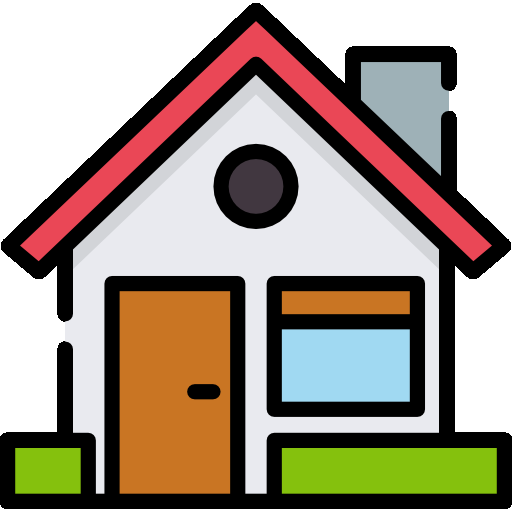
#> input picture logica/img/casa.png, 512 x 512 px
$ python editor_grafo_multi.py
#> lines starting #> are read from the running program, lines starting #| are printed output that depends on the picture
import cv2
import numpy as np
from shapely.geometry import Polygon, LineString, Point
import json
import os


# === CONFIGURACIÓN DE IMÁGENES ===
# Asegúrate de que 'casa.png' esté en el mismo directorio que tu script.

BASE_PATH = os.path.dirname(__file__)
imagenes_config = [
    {"nombre": BASE_PATH + "/img/casa.png"},
    # {"nombre": BASE_PATH +"/img/edificio.png"},
    # {"nombre": BASE_PATH +"/img/arbol.png"},
    # {"nombre": BASE_PATH +"/img/roca.png"},
    # {"nombre": BASE_PATH +"/img/coche.png"}
]

canvas = np.ones((800, 1200, 3), dtype=np.uint8) * 255 # Crea un lienzo blanco
nodos = [] # Lista para almacenar los nodos del grafo
aristas = [] # Lista para almacenar las aristas del grafo
obstaculos_shapely = [] # Lista para almacenar los objetos Shapely Polygon de los obstáculos inflados
imagenes_cargadas = [] # Guarda las imágenes redimensionadas y sus offsets

robot_radio = 50  # Radio de inflación para el robot, determina el "margen" alrededor de los obstáculos
max_width = 200   # Ancho máximo para escalar las imágenes cargadas

# Variables para los nodos de inicio y meta
start_node = None
end_node = None
node_labels = {} # Para mapear coordenadas de nodo a etiquetas (ej. "N0", "N1")

# === CARGAR IMÁGENES AL CANVAS (ESCALADAS Y CENTRADAS) ===
# Itera sobre la configuración de imágenes para cargarlas y superponerlas en el canvas.
for config in imagenes_config:
    img = cv2.imread(config["nombre"], cv2.IMREAD_UNCHANGED)
#> img is the input picture: shape (512, 512, 4); mean B, G, R, A 138.8, 152.4, 164.2, 183.5
    if img is None:
        print(f"❌ No se pudo cargar {config['nombre']}. Asegúrate de que el archivo exista.")
        continue

    h, w = img.shape[:2] # Obtiene alto y ancho de la imagen
#> h = 512; w = 512

    # Escalar imagen si es muy grande para ajustarse al canvas
    scale_factor = max_width / w if w > max_width else 1.0
#> scale_factor = 0.391
    new_size = (int(w * scale_factor), int(h * scale_factor))
#> new_size = (200, 200)
    img_resized = cv2.resize(img, new_size, interpolation=cv2.INTER_AREA)
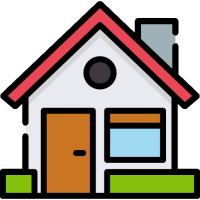
#> img_resized: shape (200, 200, 4); mean B, G, R, A 138.8, 152.4, 164.2, 183.5

    # Calcular offset para centrar la imagen en el canvas
    x_off = (canvas.shape[1] - new_size[0]) // 2
#> x_off = 500
    y_off = (canvas.shape[0] - new_size[1]) // 2
#> y_off = 300

    # Superponer la imagen en el canvas, manejando el canal alfa para transparencia
    if img_resized.shape[2] == 4: # Si la imagen tiene un canal alfa (transparencia)
        alpha_s = img_resized[:, :, 3] / 255.0 # Extrae el canal alfa y normaliza a 0-1
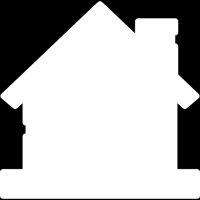
#> alpha_s: shape (200, 200) float64; min 0, max 1, mean 0.72
        alpha_l = 1.0 - alpha_s # Calcula el complemento del alfa
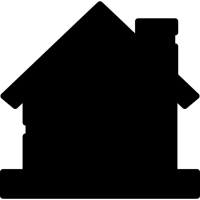
#> alpha_l: shape (200, 200) float64; min 0, max 1, mean 0.28

        for c in range(0, 3): # Itera sobre los canales de color (BGR)
            # Mezcla los píxeles de la imagen con los del canvas usando el canal alfa
            canvas[y_off:y_off + img_resized.shape[0], x_off:x_off + img_resized.shape[1], c] = (
                alpha_s * img_resized[:, :, c] + alpha_l * canvas[y_off:y_off + img_resized.shape[0], x_off:x_off + img_resized.shape[1], c]
            )
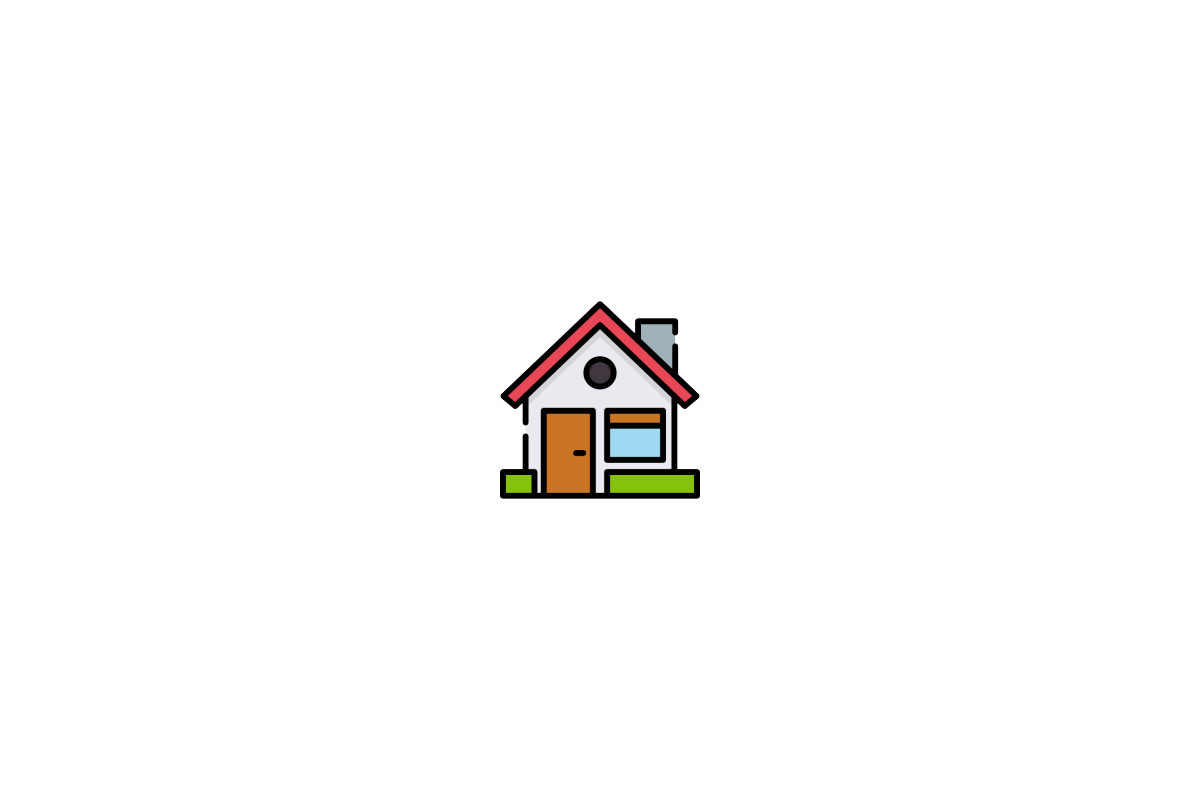
#> canvas: shape (800, 1200, 3); mean B, G, R 250.2, 250.8, 251.3
    else: # Si la imagen no tiene canal alfa (es opaca)
        canvas[y_off:y_off + img_resized.shape[0], x_off:x_off + img_resized.shape[1]] = img_resized

    imagenes_cargadas.append((img_resized, (x_off, y_off)))

print(imagenes_cargadas)
#> (printed output is left out)

# === FUNCIONES ===
# [167 lines left out: functions extraer_vertices_desde_imagen, inflar_poligono, es_visible, generar_nodos_y_aristas_optimizadas, mouse_event_handler, not called in this run]


# === VENTANA INTERACTIVA ===
cv2.namedWindow("Editor Global") # Crea una ventana para mostrar el canvas
cv2.setMouseCallback("Editor Global", mouse_event_handler) # Registra el manejador de eventos del ratón

print("\n--- Controles ---")
print("⚙️ Presiona 'a' para generar nodos y aristas automáticamente desde la imagen")
print("🖱️ Haz clic izquierdo para seleccionar los nodos de inicio y meta (alternativamente)")
print("💾 Presiona 's' para guardar el grafo en 'grafo_global.json'")
print("🧹 Presiona 'c' para limpiar todos los nodos y aristas del grafo")
print("❌ Presiona 'q' para salir de la aplicación sin guardar")
print("-----------------\n")

while True:
    vis = canvas.copy() # Crea una copia del canvas para dibujar (evita dibujar sobre el original cada vez)

    # Dibujar aristas en el canvas
    for (p1, p2) in aristas:
        cv2.line(vis, p1, p2, (255, 0, 0), 2) # Color azul para las aristas, grosor 2

    # Dibujar nodos
    for (x, y) in nodos:
        cv2.circle(vis, (x, y), 6, (0, 200, 0), -1) # Color verde para los nodos, radio 6, relleno

    # Dibujar los nodos de inicio y meta con colores diferentes
    if start_node:
        cv2.circle(vis, start_node, 10, (0, 0, 255), -1) # Rojo para el nodo de inicio
        # Opcional: Dibujar la etiqueta del nodo de inicio
        cv2.putText(vis, node_labels.get(start_node, ''), (start_node[0] + 15, start_node[1] - 10),
                    cv2.FONT_HERSHEY_SIMPLEX, 0.6, (0, 0, 255), 2)
    if end_node:
        cv2.circle(vis, end_node, 10, (255, 0, 255), -1) # Morado para el nodo de meta
        # Opcional: Dibujar la etiqueta del nodo de meta
        cv2.putText(vis, node_labels.get(end_node, ''), (end_node[0] + 15, end_node[1] - 10),
                    cv2.FONT_HERSHEY_SIMPLEX, 0.6, (255, 0, 255), 2)

    # Dibujar los contornos de los obstáculos inflados (para visualización de las áreas prohibidas)
    for obst_poly in obstaculos_shapely:
        if obst_poly.geom_type == 'Polygon':
            # Dibuja el contorno exterior del polígono inflado
            exterior_coords = list(obst_poly.exterior.coords)
            if len(exterior_coords) > 1:
                pts = np.array(exterior_coords, np.int32).reshape((-1, 1, 2))
                cv2.polylines(vis, [pts], isClosed=True, color=(0, 0, 0), thickness=2) # Contorno negro
            # Dibuja los anillos interiores (agujeros) si existen
            for interior_ring in obst_poly.interiors:
                interior_coords = list(interior_ring.coords)
                if len(interior_coords) > 1:
                    pts_interior = np.array(interior_coords, np.int32).reshape((-1, 1, 2))
                    cv2.polylines(vis, [pts_interior], isClosed=True, color=(0, 0, 0), thickness=1)
        elif obst_poly.geom_type == 'MultiPolygon': # Maneja si la inflación resulta en múltiples polígonos
            for poly in obst_poly.geoms:
                exterior_coords = list(poly.exterior.coords)
                if len(exterior_coords) > 1:
                    pts = np.array(exterior_coords, np.int32).reshape((-1, 1, 2))
                    cv2.polylines(vis, [pts], isClosed=True, color=(0, 0, 0), thickness=2)
                for interior_ring in poly.interiors:
                    interior_coords = list(interior_ring.coords)
                    if len(interior_coords) > 1:
                        pts_interior = np.array(interior_coords, np.int32).reshape((-1, 1, 2))
                        cv2.polylines(vis, [pts_interior], isClosed=True, color=(0, 0, 0), thickness=1)


    cv2.imshow("Editor Global", vis) # Muestra la imagen actualizada en la ventana
    key = cv2.waitKey(1) & 0xFF # Espera una tecla (1 ms)
#> (key q is pressed here)

    # Manejo de eventos de teclado
    if key == ord("a"):
        generar_nodos_y_aristas_optimizadas() # Llama a la función para generar el grafo

    elif key == ord("s"):
        # Convertir la lista de nodos a un diccionario para la lista de adyacencia
        grafo_final = {}
        for node_coord in nodos:
            label = node_labels.get(node_coord, str(node_coord))
            grafo_final[label] = []

        for p1, p2 in aristas:
            label1 = node_labels.get(p1, str(p1))
            label2 = node_labels.get(p2, str(p2))
            grafo_final[label1].append(label2)
            grafo_final[label2].append(label1) # Asume un grafo no dirigido

        salida = {
            "grafo": grafo_final,
            "inicio": node_labels.get(start_node, None) if start_node else None,
            "meta": node_labels.get(end_node, None) if end_node else None
        }

        BASE_PATH = os.path.dirname(__file__)
        with open(BASE_PATH + "grafo_global.json", "w") as f:
            json.dump(salida, f, indent=4) # Guarda el grafo en un archivo JSON
        print("✅ Grafo global guardado en grafo_global.json")
        break # Sale del bucle y cierra la aplicación

    elif key == ord("c"):
        nodos.clear()
        aristas.clear()
        obstaculos_shapely.clear() # Asegúrate de limpiar también los objetos Shapely
        start_node = None # Limpia el nodo de inicio
        end_node = None # Limpia el nodo de meta
        node_labels.clear() # Limpia las etiquetas de los nodos
        print("🧹 Todo el grafo fue borrado.")

    elif key == ord("q"):
        print("❌ Saliste sin guardar.")
        break # Sale del bucle sin guardar

cv2.destroyAllWindows() # Cierra todas las ventanas de OpenCV al salir

$ run again, with logica/img/edificio.png copied over logica/img/casa.png
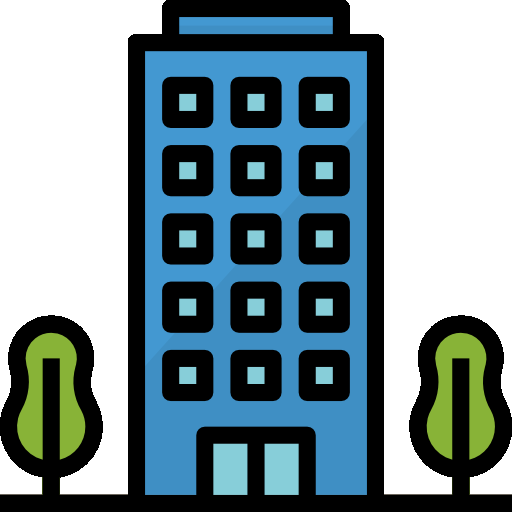
#> input picture logica/img/edificio.png, 512 x 512 px
#> img is the input picture: shape (512, 512, 4); mean B, G, R, A 149.6, 142.4, 121.6, 155.2
#> `alpha_s = img_resized[:, :, 3] / 255.0`:
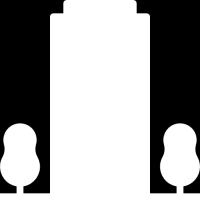
#> alpha_s: shape (200, 200) float64; min 0, max 1, mean 0.609
#> after the loop `for c in range(0, 3):`:
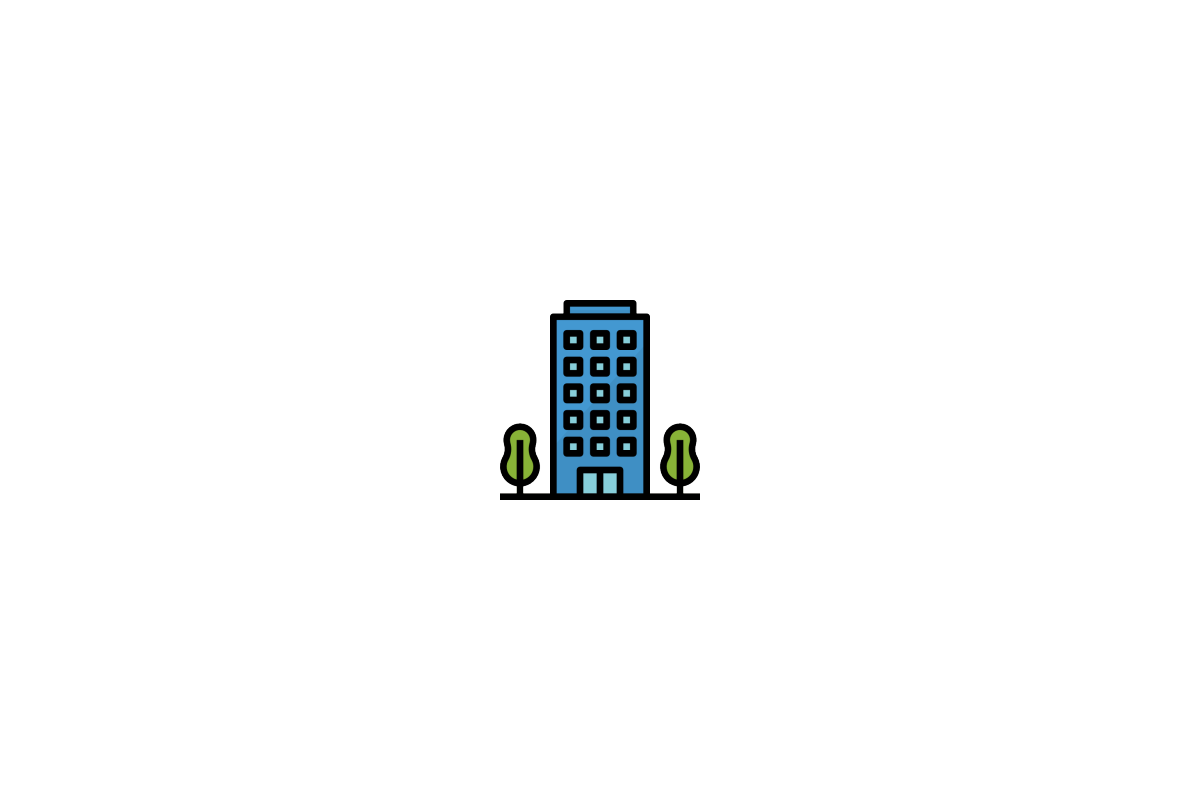
#> canvas: shape (800, 1200, 3); mean B, G, R 250.7, 250.3, 249.5
#> (printed output is left out)
